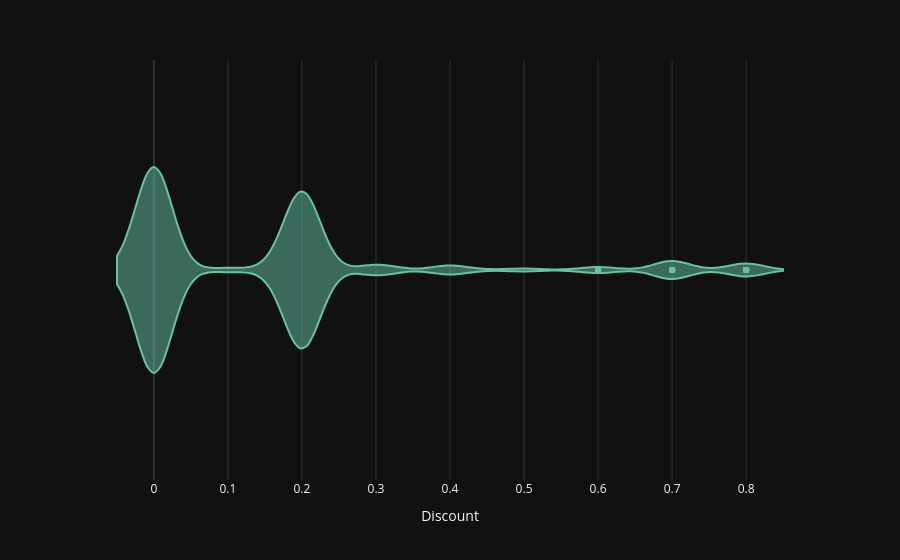

Notebook code cell kept with this figure:
### Code cell
iplot(px.violin(data_frame=data,x="Discount"))

### Figure 1 — Plotly figure (JSON) as saved in the notebook; plotly's stock layout.template omitted (floating-point values rounded to 4 significant figures; data arrays with more than 128 entries replaced by an {"elided": "..."} marker saying what was removed)
{"data": [{"alignmentgroup": "True", "box": {"visible": false}, "hovertemplate": "Discount=%{x}<extra></extra>", "legendgroup": "", "marker": {"color": "rgb(102,194,165)"}, "name": "", "offsetgroup": "", "orientation": "h", "scalegroup": "True", "showlegend": false, "type": "violin", "x": {"elided": "9978 float values"}, "x0": " ", "xaxis": "x", "y0": " ", "yaxis": "y"}], "layout": {"legend": {"tracegroupgap": 0}, "margin": {"t": 60}, "violinmode": "group", "xaxis": {"anchor": "y", "domain": [0, 1], "title": {"text": "Discount"}}, "yaxis": {"anchor": "x", "domain": [0, 1]}}}
